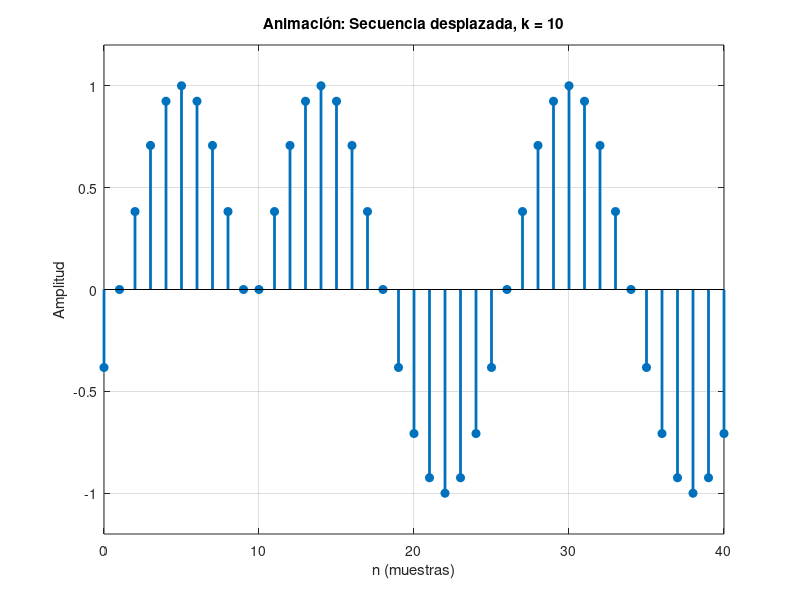

Source code (MATLAB):
clc; clear; close all;

% Definición de la señal
n = 0:40;
x = sin((pi/8)*n);

% Animación del desplazamiento
figure;
for k = 0:10
    stem(n, circshift(x, k), 'filled', 'LineWidth', 2); % desplaza en k
    xlabel('n (muestras)');
    ylabel('Amplitud');
    title(['Animación: Secuencia desplazada, k = ' num2str(k)]);
    grid on;
    axis([0 40 -1.2 1.2]);
    pause(0.5); % pausa entre cuadros
end
